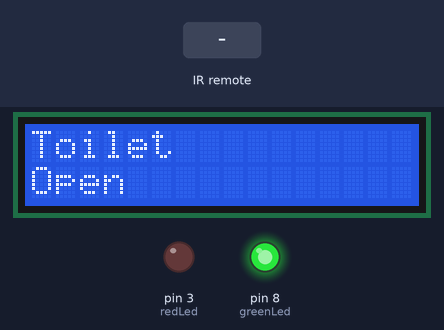
A sketch run on a simulated Arduino Uno, built with avr-gcc and run on an emulated ATmega328P. Shown: 16×2 character LCD, output pins drawn as LEDs (lit = HIGH). The test bench sets the inputs (shaded band). What the sketch prints to the serial monitor is not drawn.

Above: at 2.2 s.
2.3 s: infrared code 0x202F1329 received
At 3.1 s:
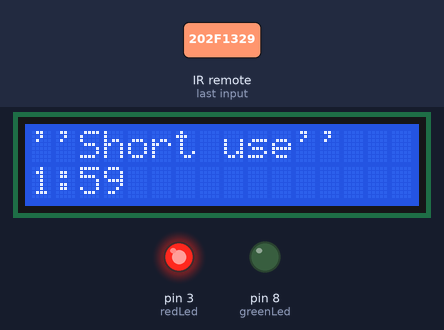
At 4.1 s:
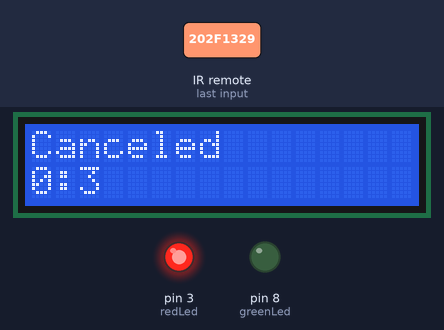
Timing chart, 0 to 9.8 s (numbered marks = the images above; inputs shaded):
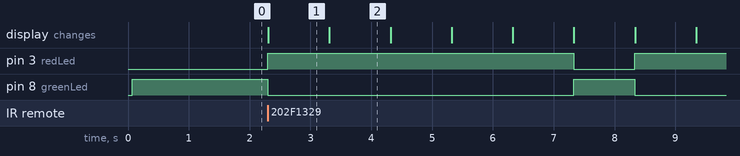

Measured:
- after the input at 2.3 s, pin 3 (redLed): LOW → HIGH at once, → LOW 5.0 s later, → HIGH 1.0 s later; pin 8 (greenLed): HIGH → LOW at once, → HIGH 5.0 s later, → LOW 1.0 s later; the display: changes at once (image 1)
- what the display in image 1 shows lasts 1.0 s, from 2.3 s to 3.3 s

The sketch:

sketch_mar19a.ino
```cpp
#include <IRremote.h>
#include <IRremoteInt.h>

#include <LiquidCrystal.h>
#include <SPI.h>
#include <MFRC522.h>

#define RST_PIN         9
#define SS_PIN          10
//Libary for RFID https://github.com/miguelbalboa/rfid
//Wireing https://tutorial.cytron.io/wp-content/uploads/2017/08/Photo-3-2.png
//Setting pins for input
int RECV_PIN = 13;
IRrecv receiver(RECV_PIN);
decode_results results;
int mode = 1;
const int redLed = 3;
const int greenLed = 8;
LiquidCrystal lcd(9, 2, 4, 5, 6, 7);
//Replace later with NFC input
int numOfMins = 10;
String Lable = "Test";
MFRC522 mfrc522(SS_PIN, RST_PIN);

void setup() {
  Serial.begin(9600);
  receiver.enableIRIn();
  lcd.begin(16,2);
  pinMode(redLed, OUTPUT);
  pinMode(greenLed, OUTPUT);
  open();
}

void loop() {
//https://tutorial.cytron.io/2017/08/10/getting-started-mifare-rc522-rfid-kit-rfid-rc522/

    //if reader detects card DO ↓
    if(receiver.decode(&results)){
       receiver.enableIRIn();
    String Message;
    Serial.println(results.value);
    switch(mode) {
      case 1:
      switch(results.value) {
      case 539956009: Message = "''Short use''"; numOfMins = 2; break;
      case     1271936904: Message = "''Long use''"; numOfMins = 10; break;
      case 489623152: Message = "Shower"; numOfMins = 30; break;
      case 2606613234: Modeswitch(); Message = "Mode changed"; numOfMins = 0; break;
      default: Message = "NullCode"; numOfMins = 1; break;
      }
      break;


    case 2:
      switch(results.value) {
      case 539956009: Message = "Short Meeting"; numOfMins = 30; break;
      case     1271936904: Message = "Meeting"; numOfMins = 60; break;
      case 489623152: Message = "Long Meeting"; numOfMins = 120; break;
      case 2606613234: Modeswitch(); break;
      default: Message = "NullCode"; numOfMins = 1; break;
    }
    break;

    }

    countdown(numOfMins, Message);
    receiver.enableIRIn();//↓
//    int minsCounter = numberOfMins;
//      for (int m = 1; m <= minsCounter; m++) { //m is Minutes
//          for (int i = 1; i <= 60; i++) {//i is seconds
//            lcd.clear();
//            lcd.print(lable + " ");
//            lcd.print(numberOfMins -m );//Time left mins
//            lcd.print(" :");
//            if (i > 50){
//              lcd.print(0);
//              lcd.print(60 - i);
//              }else{
//            lcd.print(60 - i);//Time left Seconds
//              }
//            delay(1000);
//          }
//      }
    }
}
//Number1 = 0x7771
//
//
//
//
//
//

void Modeswitch(){
  switch(mode){
    case 1: mode = 2; break;
    case 2: mode = 1; break;
    }

  }

void countdown(int numberOfMins,String lable){
  digitalWrite(greenLed, LOW);//Change to Read Led
  digitalWrite(redLed, HIGH);
  int minsCounter = numberOfMins;
  int km = 60;
    for (int m = 1; m <= minsCounter; m++) {//m is Minutes
            for (int i = 1; i <= km; i++) {//i is seconds
              lcd.clear();
              lcd.setCursor(0, 0);
              lcd.print(lable + " ");
              lcd.setCursor(0, 1);
              lcd.print(numberOfMins -m );//Time left mins
              lcd.print(":");
              if (i > 50){
                lcd.print(0);
                lcd.print(km - i);
                }else{
              lcd.print(km - i);//Time left Seconds
                }
                if(receiver.decode(&results)){
                numberOfMins = 1;
                minsCounter = 0;
                km = 5;
                lable = "Canceled";
                }
              delay(200);
              if(receiver.decode(&results)){
                numberOfMins = 1;
                minsCounter = 0;
                lable = "Canceled";
                }
              delay(200);
              if(receiver.decode(&results)){
                numberOfMins = 1;
                minsCounter = 0;
                lable = "Canceled";
                }
                delay(200);
              if(receiver.decode(&results)){
                numberOfMins = 1;
                minsCounter = 0;
                lable = "Canceled";
                }
                delay(200);
              if(receiver.decode(&results)){
                numberOfMins = 1;
                minsCounter = 0;
                lable = "Canceled";
                }
                delay(200);
              if(receiver.decode(&results)){
                numberOfMins = 1;
                minsCounter = 0;
                lable = "Canceled";
                }
            }
        }
        open();//↓
//          lcd.clear();
//          lcd.print("Open");
//          digitalWrite(greenLed, HIGH);
//          digitalWrite(redLed, LOW);
//
}

void open(){//Changes display to open
  lcd.clear();
  switch(mode){
    case 1: lcd.print("Toilet ");break;
    case 2: lcd.print("Meeting room ");break;
    }
  lcd.setCursor(0, 1);
  lcd.print("Open");
  lcd.setCursor(0, 0);
  digitalWrite(greenLed, HIGH);
  digitalWrite(redLed, LOW);
  delay(1000);
}
```
